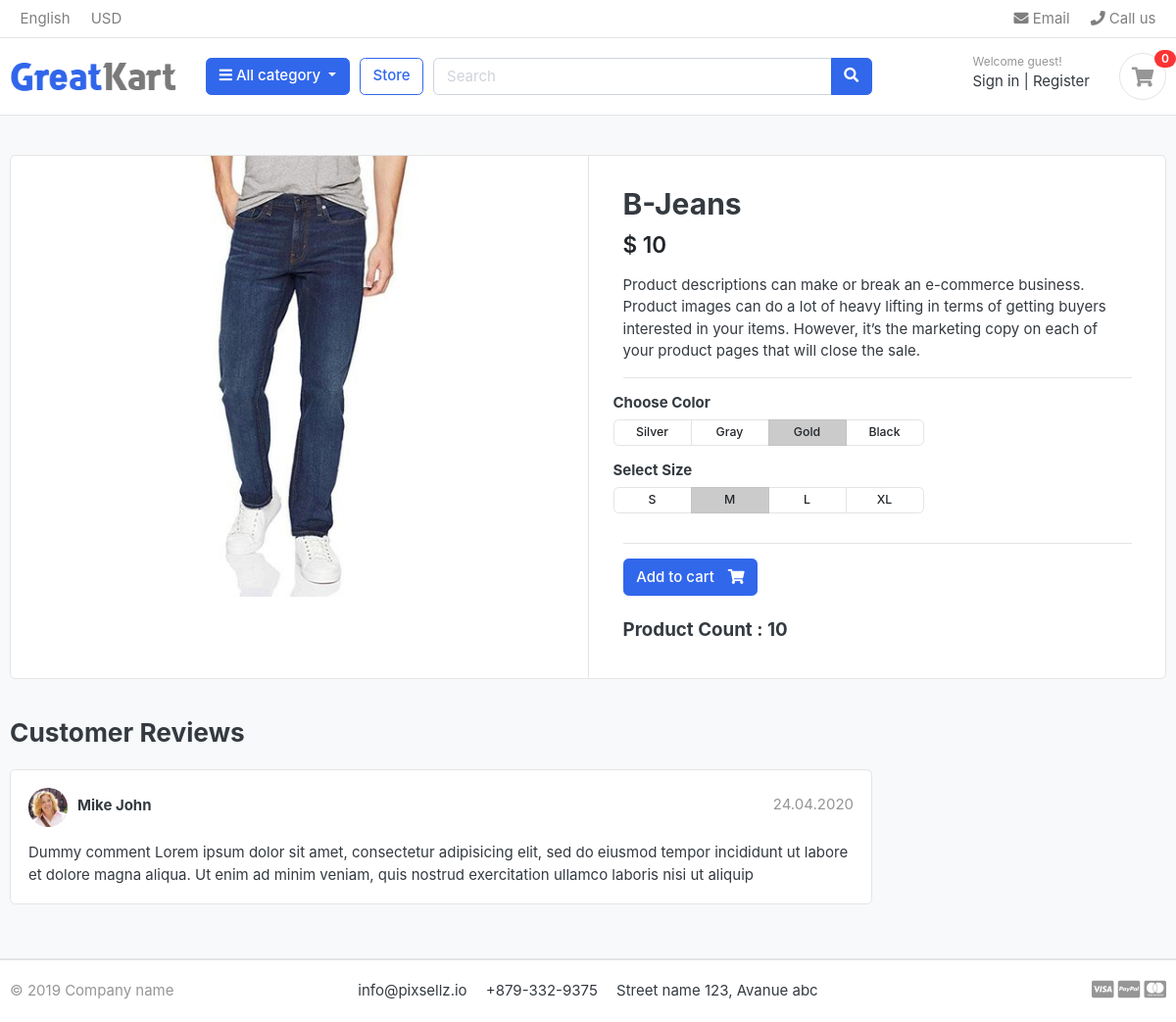
The page /store/jeans/b-jeans/ on the database its author committed.
### store/models.py (models this page shows, shortened)
class product(models.Model):
    product_name = models.CharField(max_length=200, unique=True)
    product_slug = models.SlugField(max_length=200, unique=True , help_text="a label for URL config" , auto_created=True) ##nothing but url
    priduct_description = models.TextField(max_length=500, blank=True)
    product_price = models.IntegerField()
    product_image = models.ImageField(upload_to='photos/products')
    product_stock = models.IntegerField()
    is_available  = models.BooleanField(default=True)
    category_fk   = models.ForeignKey(Category, on_delete=models.CASCADE) #Foreign key to link with category table
    product_created_date = models.DateTimeField(auto_now_add=True)
    product_updated_date = models.DateTimeField(auto_now=True)

### store/views.py (the view)
# urls.py: path("<slug:category_slug>/<slug:product_slug>/" , view= views.product_details , name="product_details" ),
def product_details(request , category_slug , product_slug):
    try :
        single_product = product.objects.get(
                category_fk__category_slug = category_slug,
                product_slug = product_slug
            )
    except product.DoesNotExist:
        single_product = None
        raise HttpResponse("Product not found")
    context = {
        'single_product': single_product,
    }
    return render(request , "store/product_details.html" , context = context)

### category/context_proccesor.py (called while the page is built)
def list_category(request):
    category_link = Category.objects.all()
    context = {
        'category': category_link
    }
    return context

### category/models.py (called while the page is built)
    def get_url(self):
        return reverse('products_by_category' , args = [self.category_slug])  ##to make dynamic url for each category

### templates/store/product_details.html
{% extends 'base.html' %}
{% block content %}
{% load static %}
<section class="section-content padding-y bg">
    <div class="container">
        <div class="card">
            <div class="row no-gutters">
                <aside class="col-md-6">
                    <article class="gallery-wrap">
                        <div class="img-big-wrap">
                            <a href="#"><img src="{{ single_product.product_image.url }}" alt="nothing"></a>
                        </div>
                    </article>
                </aside>
                <main class="col-md-6 border-left">
                    <article class="content-body">
                        <h2 class="title">{{ single_product.product_name }}</h2>
                        <div class="mb-3">
                            <var class="price h4">$ {{ single_product.product_price }}</var>
                        </div>
                        <p>{{single_product.priduct_description}}</p>
                        <hr>
                        <div class="row">
                            <div class="item-option-select">
                                <h6>Choose Color</h6>
                                <div class="btn-group btn-group-sm btn-group-toggle" data-toggle="buttons">
                                    <label class="btn btn-light">
                                        <input type="radio" name="radio_color"> Silver
                                    </label>
                                    <label class="btn btn-light">
                                        <input type="radio" name="radio_color"> Gray
                                    </label>
                                    <label class="btn btn-light active">
                                        <input type="radio" name="radio_color checked"> Gold
                                    </label>
                                    <label class="btn btn-light">
                                        <input type="radio" name="radio_color"> Black
                                    </label>
                                </div>
                            </div>
                        </div>
                        <div class="row">
                            <div class="item-option-select">
                                <h6>Select Size</h6>
                                <div class="btn-group btn-group-sm btn-group-toggle" data-toggle="buttons">
                                    <label class="btn btn-light">
                                        <input type="radio" name="radio_color"> S
                                    </label>
                                    <label class="btn btn-light active">
                                        <input type="radio" name="radio_color" checked> M
                                    </label>
                                    <label class="btn btn-light">
                                        <input type="radio" name="radio_color"> L
                                    </label>
                                    <label class="btn btn-light">
                                        <input type="radio" name="radio_color"> XL
                                    </label>
                                </div>
                            </div>
                        </div>
                        <hr>
                        {% if single_product.product_stock != 0 %}
                            <a href="{% url 'add_cart' single_product.id %}" class="btn  btn-primary"> <span class="text">Add to cart</span>
                            <i class="fas fa-shopping-cart"></i> </a> <br> <br>
                            <h5 class="text-safe">Product Count : {{single_product.product_stock}}</h5>
                        {% else %}
                            <h5 class="text-danger">Not available</h5>
                        {% endif %}
                    </article>
                </main>
            </div>
        </div>
        <br>
        <div class="row">
            <div class="col-md-9">
                <header class="section-heading">
                    <h3>Customer Reviews </h3>
                </header>
                <article class="box mb-3">
                    <div class="icontext w-100">
                        <img src="./images/avatars/avatar1.jpg" class="img-xs icon rounded-circle">
                        <div class="text">
                            <span class="date text-muted float-md-right">24.04.2020 </span>
                            <h6 class="mb-1">Mike John </h6>
                        </div>
                    </div>
                    <div class="mt-3">
                        <p>
                            Dummy comment Lorem ipsum dolor sit amet, consectetur adipisicing elit, sed do eiusmod
                            tempor incididunt ut labore et dolore magna aliqua. Ut enim ad minim veniam,
                            quis nostrud exercitation ullamco laboris nisi ut aliquip
                        </p>
                    </div>
                </article>
            </div>
        </div>
    </div>
</section>
{% endblock content %}

### static/css/ui.css (style rules this page uses)
html { font-family: "Inter", sans-serif; font-size: 15px; }
.content-body { flex: 1 1 auto; padding: 2rem 2.3rem; }
.img-xs, .img-sm, .img-md, .img-lg { -o-object-fit: cover; object-fit: cover; flex-shrink: 0; flex-grow: 0; }
.img-xs { width: 40px; height: 40px; }
.padding-y { padding-top: 40px; padding-bottom: 40px; }
var { font-style: normal; }
article:after, .form-group:after { display: block; clear: both; content: ""; }
.bg { background-color: #f8f9fa; }
.section-heading { margin-bottom: 20px; margin-top: 15px; }
p:last-child { margin-bottom: 0; }
.btn-light { background-color: #fff; border-color: #e4e4e4; }
.btn .text + i { margin-left: 10px; }
.icontext { display: inline-flex; align-items: center; vertical-align: middle; }
.icontext .text { width: 100%; line-height: 1.2; }
.icontext .icon { position: relative; margin-right: 10px; flex-shrink: 0; flex-grow: 0; }
.price { font-weight: 600; color: #212529; }
.box { padding: 18px; background: #fff; border-radius: 0.37rem; border: 1px solid #e4e4e4; }
.box img { max-width: 100%; }
.gallery-wrap .img-big-wrap { margin-bottom: 10px; border-radius: 0.37rem; overflow: hidden; background-color: #fff; }
.gallery-wrap .img-big-wrap a { text-align: center; display: block; }
.gallery-wrap .img-big-wrap img { height: 450px; width: auto; display: inline-block; }
.item-option-select { margin-bottom: 1rem; display: inline-block; margin-right: 15px; }
.item-option-select .btn { min-width: 80px; }

### rows shown on the page
product: product_image (picture), product_name "B-Jeans", product_price "10", priduct_description "Product descriptions can make or break an e-commerce business. Product images can do a lot of heavy lifting in terms of getting buyers interested in your items. However, it’s the marketing copy on each of your product pages that will close the sale.", product_stock "10"
